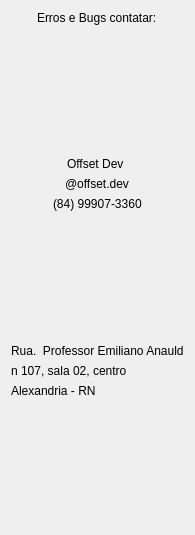
            <widget class="QWidget" name="page_2">
             <property name="geometry">
              <rect>
               <x>0</x>
               <y>0</y>
               <width>170</width>
               <height>535</height>
              </rect>
             </property>
             <attribute name="label">
              <string>Informações</string>
             </attribute>
             <layout class="QVBoxLayout" name="verticalLayout_7">
              <item alignment="Qt::AlignHCenter">
               <widget class="QLabel" name="label_8">
                <property name="text">
                 <string>Erros e Bugs contatar:</string>
                </property>
               </widget>
              </item>
              <item>
               <spacer name="verticalSpacer_15">
                <property name="orientation">
                 <enum>Qt::Vertical</enum>
                </property>
                <property name="sizeHint" stdset="0">
                 <size>
                  <width>20</width>
                  <height>40</height>
                 </size>
                </property>
               </spacer>
              </item>
              <item alignment="Qt::AlignHCenter">
               <widget class="QLabel" name="label_4">
                <property name="text">
                 <string>Offset Dev </string>
                </property>
               </widget>
              </item>
              <item alignment="Qt::AlignHCenter">
               <widget class="QLabel" name="label_10">
                <property name="text">
                 <string>@offset.dev</string>
                </property>
               </widget>
              </item>
              <item alignment="Qt::AlignHCenter">
               <widget class="QLabel" name="label_9">
                <property name="text">
                 <string>(84) 99907-3360</string>
                </property>
               </widget>
              </item>
              <item>
               <spacer name="verticalSpacer_14">
                <property name="orientation">
                 <enum>Qt::Vertical</enum>
                </property>
                <property name="sizeHint" stdset="0">
                 <size>
                  <width>20</width>
                  <height>40</height>
                 </size>
                </property>
               </spacer>
              </item>
              <item>
               <widget class="QLabel" name="label_11">
                <property name="text">
                 <string>Rua.  Professor Emiliano Anauld</string>
                </property>
               </widget>
              </item>
              <item>
               <widget class="QLabel" name="label_12">
                <property name="text">
                 <string>n 107, sala 02, centro</string>
                </property>
               </widget>
              </item>
              <item>
               <widget class="QLabel" name="label_13">
                <property name="text">
                 <string>Alexandria - RN</string>
                </property>
               </widget>
              </item>
              <item>
               <spacer name="verticalSpacer_13">
                <property name="orientation">
                 <enum>Qt::Vertical</enum>
                </property>
                <property name="sizeHint" stdset="0">
                 <size>
                  <width>20</width>
                  <height>40</height>
                 </size>
                </property>
               </spacer>
              </item>
             </layout>
            </widget>
